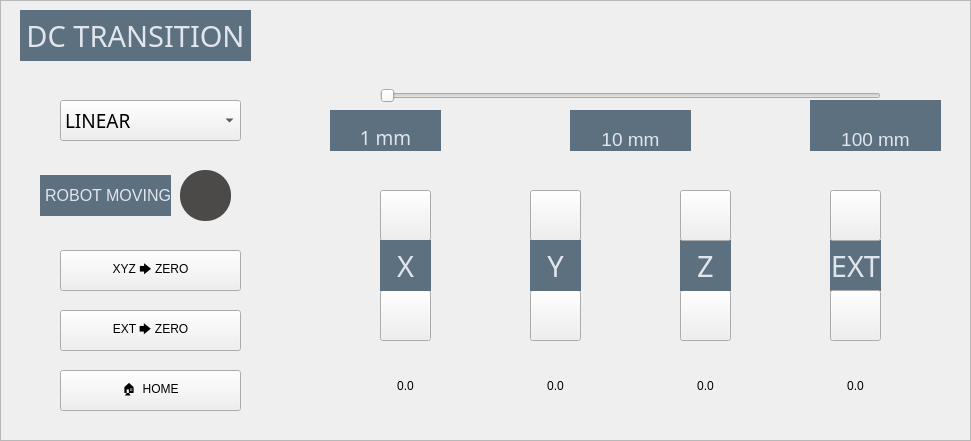
     <widget class="QFrame" name="DC_frame">
      <property name="geometry">
       <rect>
        <x>30</x>
        <y>20</y>
        <width>971</width>
        <height>441</height>
       </rect>
      </property>
      <property name="styleSheet">
       <string notr="true"/>
      </property>
      <property name="frameShape">
       <enum>QFrame::StyledPanel</enum>
      </property>
      <property name="frameShadow">
       <enum>QFrame::Raised</enum>
      </property>
      <widget class="QLabel" name="DC_0_frameLabel">
       <property name="geometry">
        <rect>
         <x>20</x>
         <y>10</y>
         <width>231</width>
         <height>51</height>
        </rect>
       </property>
       <property name="font">
        <font>
         <family>Bahnschrift</family>
         <pointsize>22</pointsize>
        </font>
       </property>
       <property name="styleSheet">
        <string notr="true">border: 0px;
font-size: 22pt;
padding: 0px;
background-color: #5D707F;
color: #E1E5EE;</string>
       </property>
       <property name="text">
        <string>DC TRANSITION</string>
       </property>
       <property name="alignment">
        <set>Qt::AlignCenter</set>
       </property>
      </widget>
      <widget class="QComboBox" name="DC_drpd_moveType">
       <property name="geometry">
        <rect>
         <x>60</x>
         <y>100</y>
         <width>181</width>
         <height>41</height>
        </rect>
       </property>
       <property name="font">
        <font>
         <family>Bahnschrift</family>
         <pointsize>14</pointsize>
        </font>
       </property>
       <property name="styleSheet">
        <string notr="true"/>
       </property>
       <property name="insertPolicy">
        <enum>QComboBox::InsertAfterCurrent</enum>
       </property>
       <item>
        <property name="text">
         <string>LINEAR</string>
        </property>
       </item>
       <item>
        <property name="text">
         <string>JOINT</string>
        </property>
       </item>
      </widget>
      <widget class="QLabel" name="DC_lbl_robotMoving">
       <property name="geometry">
        <rect>
         <x>40</x>
         <y>175</y>
         <width>131</width>
         <height>41</height>
        </rect>
       </property>
       <property name="styleSheet">
        <string notr="true">border: 0px;
font-size: 12pt;
background-color: #5D707F;
color: #E1E5EE;</string>
       </property>
       <property name="text">
        <string>ROBOT MOVING</string>
       </property>
       <property name="alignment">
        <set>Qt::AlignRight|Qt::AlignTrailing|Qt::AlignVCenter</set>
       </property>
      </widget>
      <widget class="QLabel" name="DC_indi_robotMoving">
       <property name="geometry">
        <rect>
         <x>180</x>
         <y>170</y>
         <width>51</width>
         <height>51</height>
        </rect>
       </property>
       <property name="styleSheet">
        <string notr="true">border-radius: 25px;
background-color: #4c4a48;</string>
       </property>
       <property name="text">
        <string/>
       </property>
      </widget>
      <widget class="QPushButton" name="DC_btt_xyzZero">
       <property name="geometry">
        <rect>
         <x>60</x>
         <y>250</y>
         <width>181</width>
         <height>41</height>
        </rect>
       </property>
       <property name="text">
        <string>XYZ 🡆 ZERO</string>
       </property>
      </widget>
      <widget class="QPushButton" name="DC_btt_extZero">
       <property name="geometry">
        <rect>
         <x>60</x>
         <y>310</y>
         <width>181</width>
         <height>41</height>
        </rect>
       </property>
       <property name="text">
        <string>EXT 🡆 ZERO</string>
       </property>
      </widget>
      <widget class="QPushButton" name="DC_btt_home">
       <property name="geometry">
        <rect>
         <x>60</x>
         <y>370</y>
         <width>181</width>
         <height>41</height>
        </rect>
       </property>
       <property name="text">
        <string>🏠  HOME</string>
       </property>
      </widget>
      <widget class="QSlider" name="DC_sld_stepWidth">
       <property name="geometry">
        <rect>
         <x>380</x>
         <y>80</y>
         <width>501</width>
         <height>31</height>
        </rect>
       </property>
       <property name="styleSheet">
        <string notr="true"/>
       </property>
       <property name="minimum">
        <number>1</number>
       </property>
       <property name="maximum">
        <number>3</number>
       </property>
       <property name="pageStep">
        <number>1</number>
       </property>
       <property name="value">
        <number>1</number>
       </property>
       <property name="orientation">
        <enum>Qt::Horizontal</enum>
       </property>
      </widget>
      <widget class="QPushButton" name="DC_btt_xPlus">
       <property name="geometry">
        <rect>
         <x>380</x>
         <y>190</y>
         <width>51</width>
         <height>51</height>
        </rect>
       </property>
       <property name="autoFillBackground">
        <bool>false</bool>
       </property>
       <property name="styleSheet">
        <string notr="true">image: url(:/images/up1.png);</string>
       </property>
       <property name="text">
        <string/>
       </property>
      </widget>
      <widget class="QPushButton" name="DC_btt_xMinus">
       <property name="geometry">
        <rect>
         <x>380</x>
         <y>290</y>
         <width>51</width>
         <height>51</height>
        </rect>
       </property>
       <property name="autoFillBackground">
        <bool>false</bool>
       </property>
       <property name="styleSheet">
        <string notr="true">image: url(:/images/down1.png);</string>
       </property>
       <property name="text">
        <string/>
       </property>
      </widget>
      <widget class="QLabel" name="DC_lbl_x">
       <property name="geometry">
        <rect>
         <x>380</x>
         <y>240</y>
         <width>51</width>
         <height>51</height>
        </rect>
       </property>
       <property name="font">
        <font>
         <family>Bahnschrift</family>
         <pointsize>22</pointsize>
        </font>
       </property>
       <property name="styleSheet">
        <string notr="true">border: 0px;
font-size: 22pt;
padding: 0px;
background-color: #5D707F;
color: #E1E5EE;</string>
       </property>
       <property name="text">
        <string>X</string>
       </property>
       <property name="alignment">
        <set>Qt::AlignCenter</set>
       </property>
      </widget>
      <widget class="QPushButton" name="DC_btt_yPlus">
       <property name="geometry">
        <rect>
         <x>530</x>
         <y>190</y>
         <width>51</width>
         <height>51</height>
        </rect>
       </property>
       <property name="autoFillBackground">
        <bool>false</bool>
       </property>
       <property name="styleSheet">
        <string notr="true">image: url(:/images/up1.png);</string>
       </property>
       <property name="text">
        <string/>
       </property>
      </widget>
      <widget class="QPushButton" name="DC_btt_yMinus">
       <property name="geometry">
        <rect>
         <x>530</x>
         <y>290</y>
         <width>51</width>
         <height>51</height>
        </rect>
       </property>
       <property name="autoFillBackground">
        <bool>false</bool>
       </property>
       <property name="styleSheet">
        <string notr="true">image: url(:/images/down1.png);</string>
       </property>
       <property name="text">
        <string/>
       </property>
      </widget>
      <widget class="QLabel" name="DC_lbl_y">
       <property name="geometry">
        <rect>
         <x>530</x>
         <y>240</y>
         <width>51</width>
         <height>51</height>
        </rect>
       </property>
       <property name="font">
        <font>
         <family>Bahnschrift</family>
         <pointsize>22</pointsize>
        </font>
       </property>
       <property name="styleSheet">
        <string notr="true">border: 0px;
font-size: 22pt;
padding: 0px;
background-color: #5D707F;
color: #E1E5EE;</string>
       </property>
       <property name="text">
        <string>Y</string>
       </property>
       <property name="alignment">
        <set>Qt::AlignCenter</set>
       </property>
      </widget>
      <widget class="QLabel" name="DC_lbl_ext">
       <property name="geometry">
        <rect>
         <x>830</x>
         <y>240</y>
         <width>51</width>
         <height>51</height>
        </rect>
       </property>
       <property name="font">
        <font>
         <family>Bahnschrift</family>
         <pointsize>22</pointsize>
        </font>
       </property>
       <property name="styleSheet">
        <string notr="true">border: 0px;
font-size: 22pt;
padding: 0px;
background-color: #5D707F;
color: #E1E5EE;</string>
       </property>
       <property name="text">
        <string>EXT</string>
       </property>
       <property name="alignment">
        <set>Qt::AlignCenter</set>
       </property>
      </widget>
      <widget class="QPushButton" name="DC_btt_extPlus">
       <property name="geometry">
        <rect>
         <x>830</x>
         <y>190</y>
         <width>51</width>
         <height>51</height>
        </rect>
       </property>
       <property name="autoFillBackground">
        <bool>false</bool>
       </property>
       <property name="styleSheet">
        <string notr="true">image: url(:/images/up1.png);</string>
       </property>
       <property name="text">
        <string/>
       </property>
      </widget>
      <widget class="QPushButton" name="DC_btt_zMinus">
       <property name="geometry">
        <rect>
         <x>680</x>
         <y>290</y>
         <width>51</width>
         <height>51</height>
        </rect>
       </property>
       <property name="autoFillBackground">
        <bool>false</bool>
       </property>
       <property name="styleSheet">
        <string notr="true">image: url(:/images/down1.png);</string>
       </property>
       <property name="text">
        <string/>
       </property>
      </widget>
      <widget class="QLabel" name="DC_lbl_z">
       <property name="geometry">
        <rect>
         <x>680</x>
         <y>240</y>
         <width>51</width>
         <height>51</height>
        </rect>
       </property>
       <property name="font">
        <font>
         <family>Bahnschrift</family>
         <pointsize>22</pointsize>
        </font>
       </property>
       <property name="styleSheet">
        <string notr="true">border: 0px;
font-size: 22pt;
padding: 0px;
background-color: #5D707F;
color: #E1E5EE;</string>
       </property>
       <property name="text">
        <string>Z</string>
       </property>
       <property name="alignment">
        <set>Qt::AlignCenter</set>
       </property>
      </widget>
      <widget class="QPushButton" name="DC_btt_zPlus">
       <property name="geometry">
        <rect>
         <x>680</x>
         <y>190</y>
         <width>51</width>
         <height>51</height>
        </rect>
       </property>
       <property name="autoFillBackground">
        <bool>false</bool>
       </property>
       <property name="styleSheet">
        <string notr="true">image: url(:/images/up1.png);</string>
       </property>
       <property name="text">
        <string/>
       </property>
      </widget>
      <widget class="QPushButton" name="DC_btt_extMinus">
       <property name="geometry">
        <rect>
         <x>830</x>
         <y>290</y>
         <width>51</width>
         <height>51</height>
        </rect>
       </property>
       <property name="autoFillBackground">
        <bool>false</bool>
       </property>
       <property name="styleSheet">
        <string notr="true">image: url(:/images/down1.png);</string>
       </property>
       <property name="text">
        <string/>
       </property>
      </widget>
      <widget class="QLabel" name="DC_disp_x">
       <property name="geometry">
        <rect>
         <x>370</x>
         <y>360</y>
         <width>71</width>
         <height>51</height>
        </rect>
       </property>
       <property name="text">
        <string>0.0</string>
       </property>
       <property name="alignment">
        <set>Qt::AlignCenter</set>
       </property>
      </widget>
      <widget class="QLabel" name="DC_disp_y">
       <property name="geometry">
        <rect>
         <x>520</x>
         <y>360</y>
         <width>71</width>
         <height>51</height>
        </rect>
       </property>
       <property name="text">
        <string>0.0</string>
       </property>
       <property name="alignment">
        <set>Qt::AlignCenter</set>
       </property>
      </widget>
      <widget class="QLabel" name="DC_disp_z">
       <property name="geometry">
        <rect>
         <x>670</x>
         <y>360</y>
         <width>71</width>
         <height>51</height>
        </rect>
       </property>
       <property name="text">
        <string>0.0</string>
       </property>
       <property name="alignment">
        <set>Qt::AlignCenter</set>
       </property>
      </widget>
      <widget class="QLabel" name="DC_disp_ext">
       <property name="geometry">
        <rect>
         <x>820</x>
         <y>360</y>
         <width>71</width>
         <height>51</height>
        </rect>
       </property>
       <property name="text">
        <string>0.0</string>
       </property>
       <property name="alignment">
        <set>Qt::AlignCenter</set>
       </property>
      </widget>
      <widget class="QLabel" name="DC_lbl_stepWidth_1mm">
       <property name="geometry">
        <rect>
         <x>330</x>
         <y>110</y>
         <width>111</width>
         <height>41</height>
        </rect>
       </property>
       <property name="font">
        <font>
         <family>Bahnschrift</family>
         <pointsize>14</pointsize>
        </font>
       </property>
       <property name="styleSheet">
        <string notr="true">border: 0px;
background-color: #5D707F;
color: #E1E5EE;
font-size: 14pt;</string>
       </property>
       <property name="text">
        <string>1 mm</string>
       </property>
       <property name="alignment">
        <set>Qt::AlignBottom|Qt::AlignHCenter</set>
       </property>
      </widget>
      <widget class="QLabel" name="DC_lbl_stepWidth_10mm">
       <property name="geometry">
        <rect>
         <x>570</x>
         <y>110</y>
         <width>121</width>
         <height>41</height>
        </rect>
       </property>
       <property name="styleSheet">
        <string notr="true">border: 0px;
background-color: #5D707F;
color: #E1E5EE;
font-size: 14pt;</string>
       </property>
       <property name="text">
        <string>10 mm</string>
       </property>
       <property name="alignment">
        <set>Qt::AlignBottom|Qt::AlignHCenter</set>
       </property>
      </widget>
      <widget class="QLabel" name="DC_lbl_stepWidth_100mm">
       <property name="geometry">
        <rect>
         <x>810</x>
         <y>100</y>
         <width>131</width>
         <height>51</height>
        </rect>
       </property>
       <property name="styleSheet">
        <string notr="true">border: 0px;
background-color: #5D707F;
color: #E1E5EE;
font-size: 14pt;</string>
       </property>
       <property name="text">
        <string>100 mm</string>
       </property>
       <property name="alignment">
        <set>Qt::AlignBottom|Qt::AlignHCenter</set>
       </property>
      </widget>
      <zorder>DC_lbl_stepWidth_100mm</zorder>
      <zorder>DC_0_frameLabel</zorder>
      <zorder>DC_drpd_moveType</zorder>
      <zorder>DC_lbl_robotMoving</zorder>
      <zorder>DC_indi_robotMoving</zorder>
      <zorder>DC_btt_xyzZero</zorder>
      <zorder>DC_btt_extZero</zorder>
      <zorder>DC_btt_home</zorder>
      <zorder>DC_btt_xPlus</zorder>
      <zorder>DC_btt_xMinus</zorder>
      <zorder>DC_lbl_x</zorder>
      <zorder>DC_btt_yPlus</zorder>
      <zorder>DC_btt_yMinus</zorder>
      <zorder>DC_lbl_y</zorder>
      <zorder>DC_lbl_ext</zorder>
      <zorder>DC_btt_extPlus</zorder>
      <zorder>DC_btt_zMinus</zorder>
      <zorder>DC_lbl_z</zorder>
      <zorder>DC_btt_zPlus</zorder>
      <zorder>DC_btt_extMinus</zorder>
      <zorder>DC_disp_x</zorder>
      <zorder>DC_disp_y</zorder>
      <zorder>DC_disp_z</zorder>
      <zorder>DC_disp_ext</zorder>
      <zorder>DC_lbl_stepWidth_1mm</zorder>
      <zorder>DC_lbl_stepWidth_10mm</zorder>
      <zorder>DC_sld_stepWidth</zorder>
     </widget>
